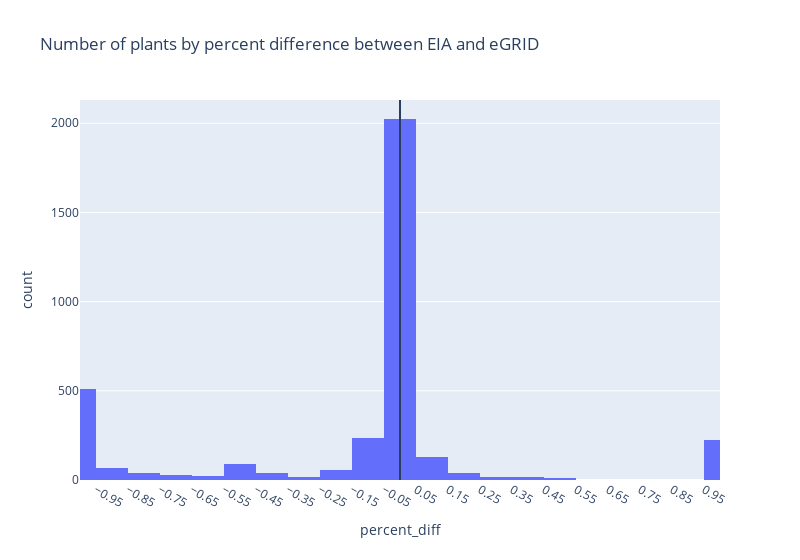

Write notebook code for a chart like this one.
### Code cell
px.histogram(percent_diff, x='percent_diff', nbins=40, range_x=[-1,1], width=800, title='Number of plants by percent difference between EIA and eGRID').update_xaxes(dtick=0.1, tick0=0.05).add_vline(x=0)

### Figure 1 — Plotly figure (JSON) as saved in the notebook; plotly's stock layout.template omitted (floating-point values rounded to 4 significant figures; data arrays with more than 128 entries replaced by an {"elided": "..."} marker saying what was removed)
{"data": [{"alignmentgroup": "True", "bingroup": "x", "hovertemplate": "percent_diff=%{x}<br>count=%{y}<extra></extra>", "legendgroup": "", "marker": {"color": "#636efa", "pattern": {"shape": ""}}, "name": "", "nbinsx": 40, "offsetgroup": "", "orientation": "v", "showlegend": false, "type": "histogram", "x": {"elided": "12692 float values"}, "xaxis": "x", "yaxis": "y"}], "layout": {"barmode": "relative", "legend": {"tracegroupgap": 0}, "shapes": [{"type": "line", "x0": 0, "x1": 0, "xref": "x", "y0": 0, "y1": 1, "yref": "y domain"}], "title": {"text": "Number of plants by percent difference between EIA and eGRID"}, "width": 800, "xaxis": {"anchor": "y", "domain": [0, 1], "dtick": 0.1, "range": [-1, 1], "tick0": 0.05, "title": {"text": "percent_diff"}}, "yaxis": {"anchor": "x", "domain": [0, 1], "title": {"text": "count"}}}}
